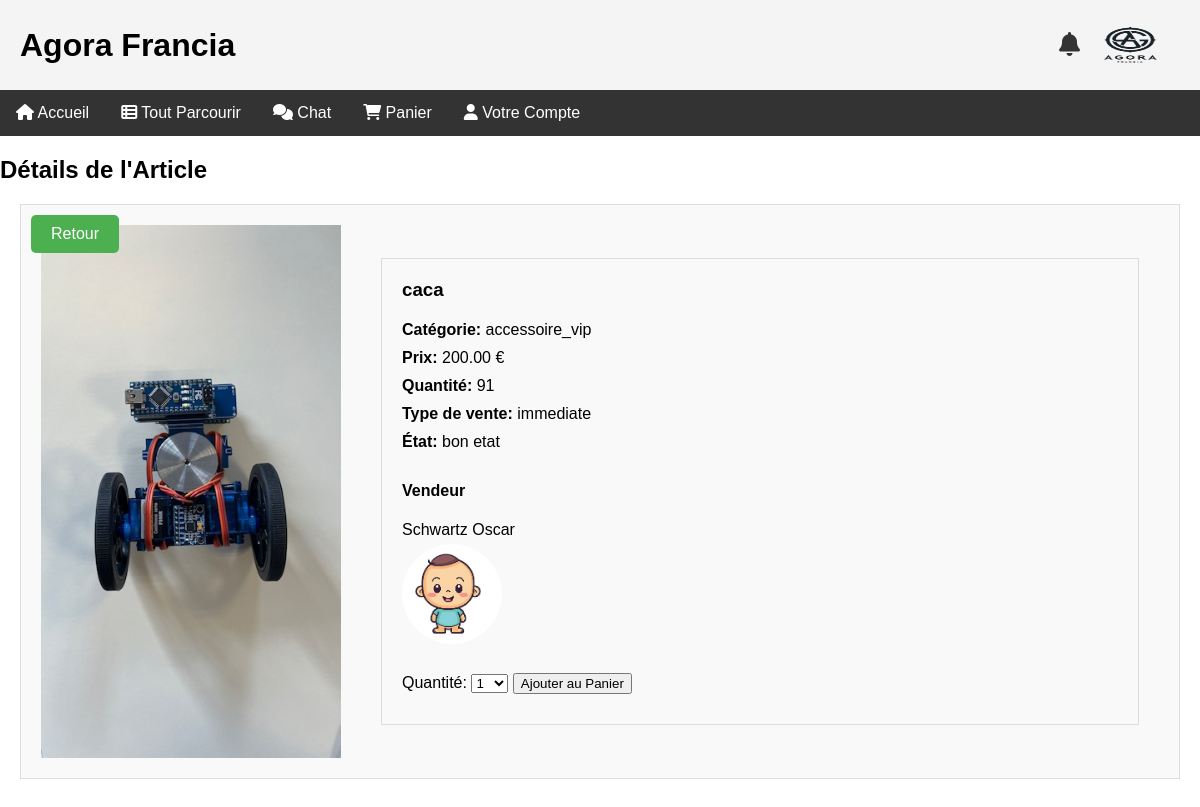
The page /article_details.php?id=2 on the database its author committed.
### tables this page shows
CREATE TABLE `articles` (
  `id` int(11) NOT NULL,
  `nom` varchar(100) DEFAULT NULL,
  `description` text,
  `categorie` enum('meubles','objets_art','accessoire_vip','materiels_scolaires') DEFAULT NULL,
  `prix` decimal(10,2) DEFAULT NULL,
  `quantite` int(11) DEFAULT NULL,
  `vendeur_id` int(11) DEFAULT NULL,
  `date_ajout` timestamp NOT NULL DEFAULT CURRENT_TIMESTAMP,
  `type_vente` enum('immediate','negociation','enchere') DEFAULT NULL,
  `etat` enum('neuf avec etiquette','neuf sans etiquette','tres bon etat','bon etat','satisfaisant') DEFAULT NULL,
  `photo` varchar(255) DEFAULT NULL,
  `video` varchar(255) DEFAULT NULL
);

CREATE TABLE `utilisateurs` (
  `id` int(11) NOT NULL,
  `nom` varchar(50) DEFAULT NULL,
  `prenom` varchar(50) DEFAULT NULL,
  `email` varchar(100) DEFAULT NULL,
  `mot_de_passe` varchar(255) DEFAULT NULL,
  `adresse` text,
  `ville` varchar(50) DEFAULT NULL,
  `code_postal` varchar(20) DEFAULT NULL,
  `pays` varchar(50) DEFAULT NULL,
  `type_utilisateur` enum('admin','vendeur','acheteur') DEFAULT NULL,
  `photo` varchar(255) DEFAULT NULL,
  `image_fond` varchar(255) DEFAULT NULL
);

### article_details.php (the view, shortened to what this page needs)
<?php
include 'db_connect.php';
$article_id = $_GET['id'];
try {
    $stmt = $pdo->prepare("SELECT a.*, u.nom AS vendeur_nom, u.prenom AS vendeur_prenom, u.photo AS vendeur_photo FROM articles a JOIN utilisateurs u ON a.vendeur_id = u.id WHERE a.id = ?");
    $stmt->execute([$article_id]);
    $article = $stmt->fetch();
} catch (Exception $e) {
    echo "Erreur: " . $e->getMessage();
    die();
}
?>
<!DOCTYPE html>
<html lang="fr">
<head>
    <link href="style.css" rel="stylesheet" type="text/css" />
    <link rel="stylesheet" href="https://cdnjs.cloudflare.com/ajax/libs/font-awesome/6.0.0-beta3/css/all.min.css">
</head>
<body>
<div class="wrapper">
    <div class="header">
        <h1>Agora Francia</h1>
        <div class="logo-notification">
            <a href="notifications.html" class="notification-icon"><i class="fas fa-bell"></i></a>
            <img src="logo.png" width="100" height="100" alt="logoAgora">
        </div>
    </div>
    <div class="navigation">
        <a href="index.html"><i class="fas fa-home"></i> Accueil</a>
        <a href="browse.php"><i class="fas fa-th-list"></i> Tout Parcourir</a>
        <a href="chat.php"><i class="fas fa-comments"></i> Chat</a>
        <a href="cart.php"><i class="fas fa-shopping-cart"></i> Panier</a>
        <div class="dropdown">
            <a href="#votrecompte" class="dropbtn"><i class="fas fa-user"></i> Votre Compte</a>
        </div>
    </div>
    <h2>Détails de l'Article</h2>
    <div class="article-container">
        <a href="browse.php" class="return-button">Retour</a>
        <?php if ($article['photo']): ?>
            <img src="<?php echo htmlspecialchars($article['photo']); ?>" alt="Photo de l'article">
        <?php endif; ?>
        <div class="article-details">
            <h3><?php echo htmlspecialchars($article['nom']); ?></h3>
            <div class="article-info">
                <div><span>Catégorie:</span> <?php echo htmlspecialchars($article['categorie']); ?></div>
                <div><span>Prix:</span> <?php echo htmlspecialchars($article['prix']); ?> €</div>
                <div><span>Quantité:</span> <?php echo htmlspecialchars($article['quantite']); ?></div>
                <div><span>Type de vente:</span> <?php echo htmlspecialchars($article['type_vente']); ?></div>
                <div><span>État:</span> <?php echo htmlspecialchars($article['etat']); ?></div>
            </div>
            <div class="vendeur-info">
                <h4>Vendeur</h4>
                <p><?php echo htmlspecialchars($article['vendeur_prenom'] . ' ' . $article['vendeur_nom']); ?></p>
                <?php if ($article['vendeur_photo']): ?>
                    <img src="<?php echo htmlspecialchars($article['vendeur_photo']); ?>" alt="Photo de profil" class="profile-pic">
                <?php endif; ?>
            </div>
            <?php if ($article['type_vente'] == 'negociation'): ?>
                <a href="message.php?vendeur_id=<?php echo $article['vendeur_id']; ?>&article_id=<?php echo $article['id']; ?>" class="offer-button">Faire une offre</a>
            <?php else: ?>
                <form action="add_to_cart.php" method="post">
                    <label for="quantity">Quantité:</label>
                    <select name="quantity" id="quantity">
                        <?php for ($i = 1; $i <= $article['quantite']; $i++): ?>
                            <option value="<?php echo $i; ?>"><?php echo $i; ?></option>
                        <?php endfor; ?>
                    </select>
                    <input type="submit" value="Ajouter au Panier">
                </form>
            <?php endif; ?>
        </div>
    </div>
</div>
</body>
</html>

### style.css (style rules this page uses)
body { font-family: Arial, sans-serif; margin: 0; padding: 0; }
.wrapper { width: 100%; margin: 0 auto; min-height: 100vh; position: relative; padding-bottom: 50px; }
.header { background: #f4f4f4; padding: 20px; text-align: center; display: flex; justify-content: space-between; align-items: center; }
.header img { height: 50px; }
.header h1 { margin: 0; }
.navigation { background: #333; color: white; overflow: hidden; }
.navigation a { float: left; display: block; color: white; text-align: center; padding: 14px 16px; text-decoration: none; }
.logo-notification { display: flex; align-items: center; }
.notification-icon { margin-left: 10px; font-size: 24px; color: #333; }
.dropdown { float: left; overflow: hidden; }
.dropdown .dropbtn { font-size: 16px; border: none; outline: none; color: white; padding: 14px 16px; background-color: inherit; font-family: inherit; margin: 0; }
.article-details { margin: 20px; border: 1px solid #ddd; padding: 20px; }
.profile-pic { width: 100px; height: 100px; border-radius: 50%; object-fit: cover; }
.article-container { display: flex; align-items: center; justify-content: center; margin: 20px; border: 1px solid #ddd; padding: 20px; background-color: #f9f9f9; position: relative; }
.article-container img { max-width: 300px; margin-right: 20px; align-self: center; }
.article-details { flex-grow: 1; display: flex; flex-direction: column; gap: 10px; }
.article-details p { margin: 0; }
.article-info { display: flex; flex-wrap: wrap; gap: 10px; }
.article-info div { flex: 1 1 50%; box-sizing: border-box; }
.article-info div span { font-weight: bold; }
.return-button { display: inline-block; padding: 10px 20px; background-color: #4CAF50; color: white; text-decoration: none; border-radius: 5px; position: absolute; top: 10px; left: 10px; }
.article-container { display: flex; align-items: center; margin-bottom: 20px; border: 1px solid #ddd; padding: 20px; background-color: #f9f9f9; }
.article-details { flex-grow: 1; }
.article-details h3 { margin: 0 0 10px; }
.article-details p { margin: 5px 0; }
.article-details form { margin: 10px 0; }
.article-details form input[type="submit"] { margin-top: 5px; }

### rows shown on the page
articles: photo (picture), nom "caca", categorie "accessoire_vip", prix "200.00", quantite "91", type_vente "immediate", etat "bon etat", vendeur.nom "Schwartz Oscar", vendeur.photo (picture)

### other values the page prints
form field quantity "1"
